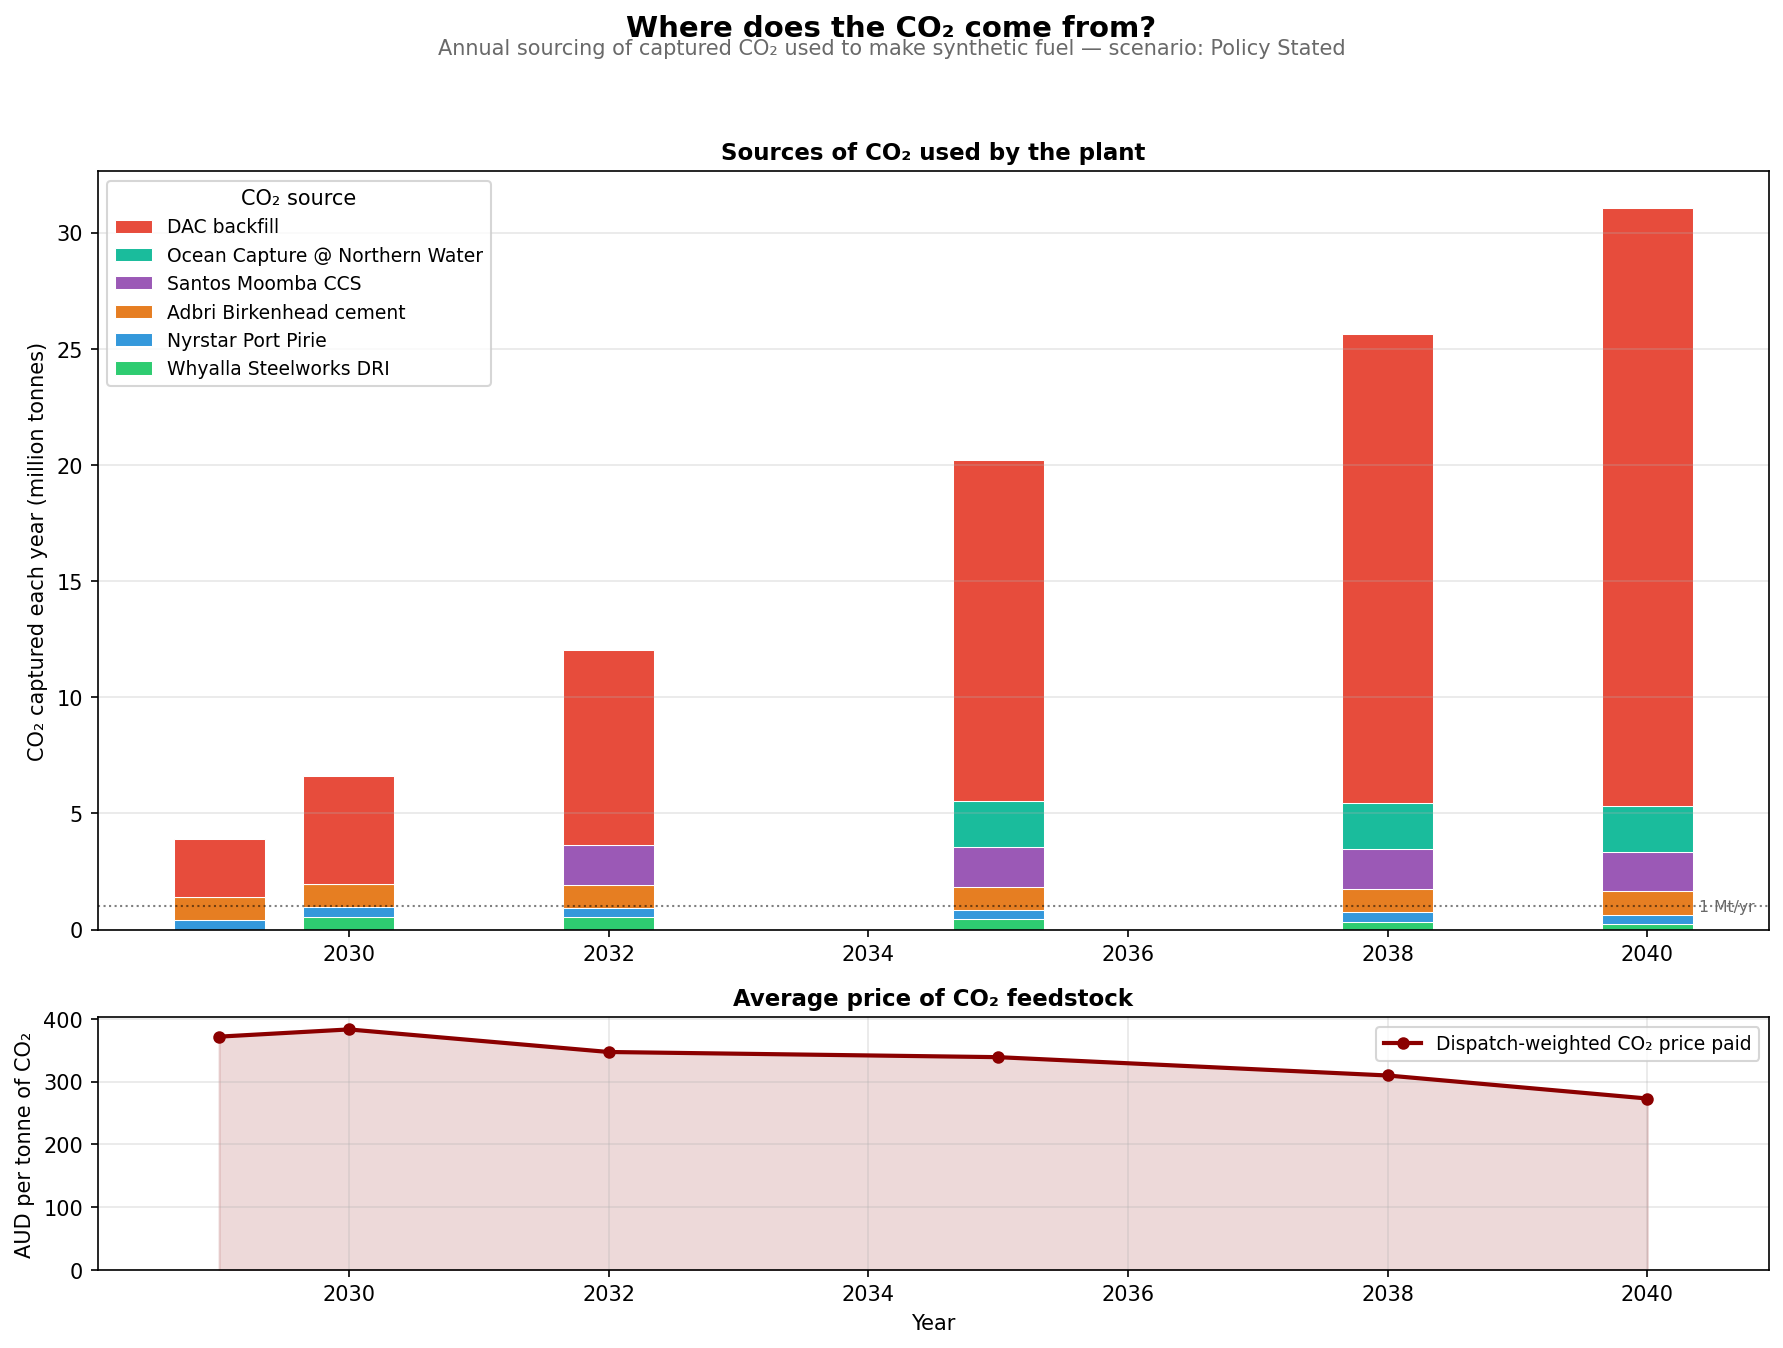

The Python source for this figure:
"""CO₂ supply stacked dispatch by source over time.

Reads ``trajectory.csv`` (must have ``co2_by_source`` JSON column, or falls
back to re-solving a parametric stub if the column is absent).

Shows: stacked bar of annual CO₂ dispatch by tranche (steelworks / Nyrstar /
Santos / Adbri / DAC) per year × scenario, plus a blended-price line.

Run:
    python chart_co2_supply_curve.py [--scenario policy_stated]
"""
from __future__ import annotations

import argparse
import ast
import json
from pathlib import Path

import matplotlib.pyplot as plt
import numpy as np
import pandas as pd

from co2_supply import HOURS_PER_YEAR, build_co2_supply_curve, blended_co2_price

TRANCHE_COLORS = {
    "co2_steelworks":       "#2ecc71",
    "co2_nyrstar":          "#3498db",
    "co2_santos_moomba":    "#9b59b6",
    "co2_adbri_cement":     "#e67e22",
    "co2_doc_spencer_gulf": "#1abc9c",
    "co2_dac":              "#e74c3c",
    "co2_supply":           "#95a5a6",   # legacy fallback
}
TRANCHE_LABELS = {
    "co2_steelworks":       "Whyalla Steelworks DRI",
    "co2_nyrstar":          "Nyrstar Port Pirie",
    "co2_santos_moomba":    "Santos Moomba CCS",
    "co2_adbri_cement":     "Adbri Birkenhead cement",
    "co2_doc_spencer_gulf": "Ocean Capture @ Northern Water",
    "co2_dac":              "DAC backfill",
    "co2_supply":           "Aggregated CO₂",
}
# Stack & legend order — cheapest tranches at the bottom, DAC backfill at top.
# Matches the merit order used by build_co2_supply_curve (industrial point
# sources first, then ocean capture, then DAC).
TRANCHE_ORDER = [
    "co2_steelworks",
    "co2_nyrstar",
    "co2_adbri_cement",
    "co2_santos_moomba",
    "co2_doc_spencer_gulf",
    "co2_dac",
    "co2_supply",
]
# Years to plot when no trajectory.csv is available (fallback parametric path).
FALLBACK_YEARS = list(range(2030, 2041))


def _parse_co2_by_source(row: pd.Series) -> dict[str, float]:
    """Parse the co2_by_source column from a trajectory CSV row."""
    raw = row.get("co2_by_source", "{}")
    if isinstance(raw, dict):
        return raw
    if isinstance(raw, str):
        try:
            return json.loads(raw)
        except json.JSONDecodeError:
            try:
                return ast.literal_eval(raw)
            except Exception:
                return {}
    return {}


def _parametric_co2(year: int, scenario: str = "policy_stated") -> dict[str, float]:
    """Estimate CO₂ dispatch from supply curve when trajectory CSV is unavailable.

    Uses the build_co2_supply_curve merit order and assumes full utilisation
    up to 3.5 Mt/y total CO₂ demand (base case).
    """
    tranches = build_co2_supply_curve(year)
    total_demand = 3_500_000  # t/y (3 Mt/y MeOH × 1.375 t CO2/t MeOH ≈ 4 Mt but cap to dossier)
    result = {}
    remaining = total_demand
    for t in sorted(tranches, key=lambda x: x["marginal_cost"]):
        name = t["_tranche_name"]
        annual_cap = t["p_nom"] * HOURS_PER_YEAR  # t/h → t/y
        dispatch = min(remaining, annual_cap)
        result[name] = dispatch
        remaining -= dispatch
        if remaining <= 0:
            break
    return result


def plot(scenario: str, csv: Path | None, outpath: Path) -> None:
    # ── Load or synthesise CO₂ dispatch by year ───────────────────────────
    actual_blended_by_year: dict[int, float] = {}
    if csv and csv.exists():
        df = pd.read_csv(csv)
        df = df[df.scenario == scenario].sort_values("year") if "scenario" in df.columns else df
        co2_by_year = {
            int(row.year): _parse_co2_by_source(row)
            for _, row in df.iterrows()
        }
        if "co2_blended_price" in df.columns:
            for _, row in df.iterrows():
                v = row.get("co2_blended_price")
                if pd.notna(v):
                    actual_blended_by_year[int(row.year)] = float(v)
    else:
        co2_by_year = {
            y: _parametric_co2(y, scenario)
            for y in FALLBACK_YEARS
        }

    years = sorted(co2_by_year)
    # Drop years with zero total dispatch (pre-commissioning) — they
    # confuse the price panel and add empty bars.
    years = [y for y in years if sum(co2_by_year.get(y, {}).values()) > 0]
    if not years:
        raise SystemExit("No CO₂ dispatch data to plot.")
    present_tranches = set(k for y in years for k in co2_by_year.get(y, {}))
    ordered_tranches = [t for t in TRANCHE_ORDER if t in present_tranches]
    # Append any unknown tranches at the end (defensive).
    ordered_tranches += [t for t in present_tranches if t not in ordered_tranches]

    # ── Build stacked bar data ─────────────────────────────────────────────
    data = {t: [co2_by_year.get(y, {}).get(t, 0) / 1e6 for y in years]
            for t in ordered_tranches}

    fig, (ax1, ax2) = plt.subplots(2, 1, figsize=(12, 9),
                                   gridspec_kw={"height_ratios": [3, 1]})
    fig.suptitle(
        "Where does the CO₂ come from?",
        fontsize=14, fontweight="bold", y=0.995,
    )
    fig.text(0.5, 0.965,
             "Annual sourcing of captured CO₂ used to make synthetic fuel"
             f" — scenario: {scenario.replace('_', ' ').title()}",
             ha="center", fontsize=10, color="dimgrey")

    bottom = np.zeros(len(years))
    for tranche in ordered_tranches:
        vals_arr = np.array(data[tranche], dtype=float)
        ax1.bar(years, vals_arr, bottom=bottom,
                color=TRANCHE_COLORS.get(tranche, "grey"),
                label=TRANCHE_LABELS.get(tranche, tranche),
                width=0.7, edgecolor="white", linewidth=0.5)
        bottom += vals_arr

    # Annotate 1 Mt/y reference line (scale aid)
    ax1.axhline(1.0, color="black", linestyle=":", linewidth=1.0, alpha=0.5)
    ax1.text(years[-1] + 0.4, 1.0, "1 Mt/yr",
             fontsize=7.5, color="dimgrey", va="center", ha="left")

    ax1.set_ylabel("CO₂ captured each year (million tonnes)", fontsize=10)
    ax1.set_title("Sources of CO₂ used by the plant", fontsize=11, fontweight="bold")
    # Reverse legend so cheap-tranche colours read top-to-bottom matching
    # the bottom-up stack (DAC backfill on top of the bar = bottom of the
    # legend list).
    handles, labels = ax1.get_legend_handles_labels()
    ax1.legend(handles[::-1], labels[::-1],
               fontsize=9, loc="upper left", title="CO₂ source")
    ax1.grid(axis="y", alpha=0.3)

    # ── Blended price line ─────────────────────────────────────────────────
    # Prefer dispatch-weighted prices from trajectory.csv (only defined for
    # years where the plant actually sources CO₂); fall back to the
    # parametric estimator only if the column is empty.
    if actual_blended_by_year:
        price_years = sorted(y for y in years if y in actual_blended_by_year)
        blend_prices = [actual_blended_by_year[y] for y in price_years]
        price_label = "Dispatch-weighted CO₂ price paid"
    else:
        price_years = years
        blend_prices = [blended_co2_price(y) for y in price_years]
        price_label = "Parametric CO₂ blended price"

    ax2.plot(price_years, blend_prices, color="darkred", linewidth=2.0,
             marker="o", markersize=5, label=price_label)
    ax2.fill_between(price_years, blend_prices, alpha=0.15, color="darkred")
    ax2.set_ylabel("AUD per tonne of CO₂", fontsize=10)
    ax2.set_xlabel("Year", fontsize=10)
    ax2.set_title("Average price of CO₂ feedstock", fontsize=11, fontweight="bold")
    ax2.grid(alpha=0.3)
    ax2.legend(fontsize=9)
    ax2.set_ylim(0, None)
    # Keep both panels on the same x-range so the bars line up with the price line.
    ax2.set_xlim(ax1.get_xlim())

    plt.tight_layout(rect=[0, 0, 1, 0.955])
    plt.savefig(outpath, dpi=150, bbox_inches="tight")
    print(f"Saved {outpath}")


def main() -> None:
    ap = argparse.ArgumentParser()
    ap.add_argument("--scenario", default="policy_stated")
    ap.add_argument("--csv", default="trajectory.csv")
    ap.add_argument("--out", default="chart_co2_supply_curve.png")
    args = ap.parse_args()
    csv = Path(args.csv) if Path(args.csv).exists() else None
    plot(args.scenario, csv, Path(args.out))


if __name__ == "__main__":
    main()
